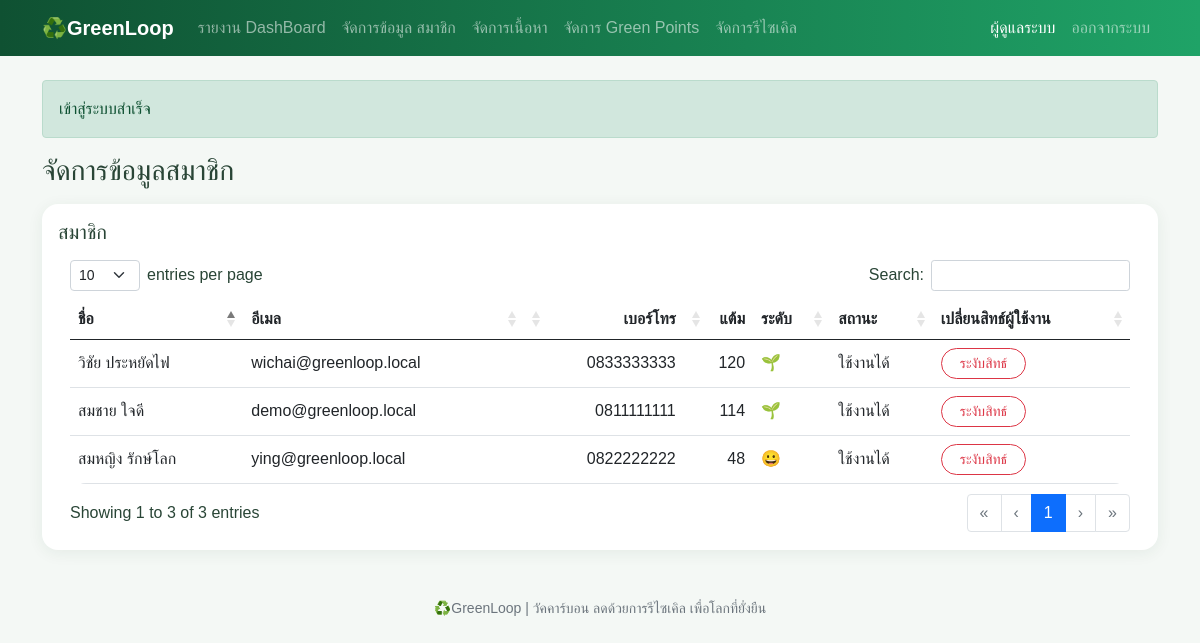
The page /admin/users.php (signed in) on the database its author committed.
### tables this page shows
CREATE TABLE users (
    id INT AUTO_INCREMENT PRIMARY KEY,
    name VARCHAR(100) NOT NULL,
    email VARCHAR(100) NOT NULL UNIQUE,
    phone VARCHAR(10) NOT NULL,
    password VARCHAR(255) NOT NULL,
    question VARCHAR(100) NOT NULL,
    answer VARCHAR(255) NOT NULL,
    role ENUM('user', 'admin') NOT NULL DEFAULT 'user',
    status ENUM('active', 'suspended') NOT NULL DEFAULT 'active',
    points INT NOT NULL DEFAULT 0,
    created_at DATETIME NOT NULL DEFAULT CURRENT_TIMESTAMP
);

### controller/admin_users.php (called while the page is built, shortened)
<?php
require_once __DIR__ . '/../init.php';
$rows = $db->query("SELECT * FROM users WHERE role = 'user' ORDER BY id DESC")->fetch_all(MYSQLI_ASSOC);

### init.php (called while the page is built, shortened)
<?php
function e($value){
    return htmlspecialchars((string) $value, ENT_QUOTES, 'UTF-8');
}
require_once __DIR__ . '/header.php';

### admin/users.php (the view, shortened to what this page needs)
<?php
    require __DIR__ . '/../controller/admin_users.php';
    require_once '../init.php';
?>
<div class="card card-body">
    <h5>สมาชิก</h5>
    <div class="table-responsive">
        <table id="userTable" class="table table-stripped bg-white align-middle">
            <thead>
                <tr>
                    <th>ชื่อ</th>
                    <th>อีเมล</th>
                    <th>เบอร์โทร</th>
                    <th>แต้ม</th>
                    <th>ระดับ</th>
                    <th>สถานะ</th>
                    <th>เปลี่ยนสิทธ์ผู้ใช้งาน</th>
                </tr>
            </thead>
            <tbody>
                <?php foreach ($rows as $r): ?>
                    <?php $memberLevel = match(true)    {
                                $r['points'] >= 600 => '🌍',
                                $r['points'] >= 300 => '🌳',
                                $r['points'] >= 100 => '🌱',
                                default => '😀',
                                };
                                ?>
                                <tr>
                                    <td><?= e($r['name'])?></td>
                                    <td><?= e($r['email'])?></td>
                                    <td><?= e($r['phone'])?></td>
                                    <td><?= $r['points']?></td>
                                    <td><?= $memberLevel ?></td>
                                    <td><?= $r['status'] === 'active' ? 'ใช้งานได้' : 'ระงับสิทธ์' ?></td>
                                    <td>
                                        <form method="post" onsubmit="return confirm('ยืนยันเปลี่ยนสถานะ?')">
                                            <button class="btn btn-sm btn-outline-<?=$r['status'] == 'active' ? 'danger' : 'success'?>" name="toggle_status">
                                                <?= $r['status'] == 'active' ? 'ระงับสิทธ์' : 'ยกเลิกระงับสิทธ์' ?>
                                            </button>
                                        </form>
                                    </td>
                                </tr>
                <?php endforeach; ?>
            </tbody>
        </table>
    </div>
</div>

### assets/style.css (style rules this page uses)
:root { --green:#176b43; --deep-green:#0f5132; --soft-green:#e8f5eb; }
body { background: #f4f8f5; color: #294536; font-family: "Leelawadee UI", Tahoma, sans-serif; }
.btn { border-radius: 50px; padding-inline: 18px; transition: -2s; }
.card, .impact-card { border: 0; border-radius: 16px; box-shadow: 0 3px 16px #174b3112; }
.table { overflow: hidden; border-radius: 16px; }

### rows shown on the page
users: name "วิชัย ประหยัดไฟ", email "wichai@greenloop.local", phone "0833333333", points "120", points "🌱", status "ใช้งานได้"
users: name "สมหญิง รักษ์โลก", email "ying@greenloop.local", phone "0822222222", points "48", points "😀", status "ใช้งานได้"
users: name "สมชาย ใจดี", email "demo@greenloop.local", phone "0811111111", points "114", points "🌱", status "ใช้งานได้"

### other values the page prints
$u['name'] "ผู้ดูแลระบบ"
$_SESSION['flash'][0] "เข้าสู่ระบบสำเร็จ"
$title "จัดการข้อมูลสมาชิก"
